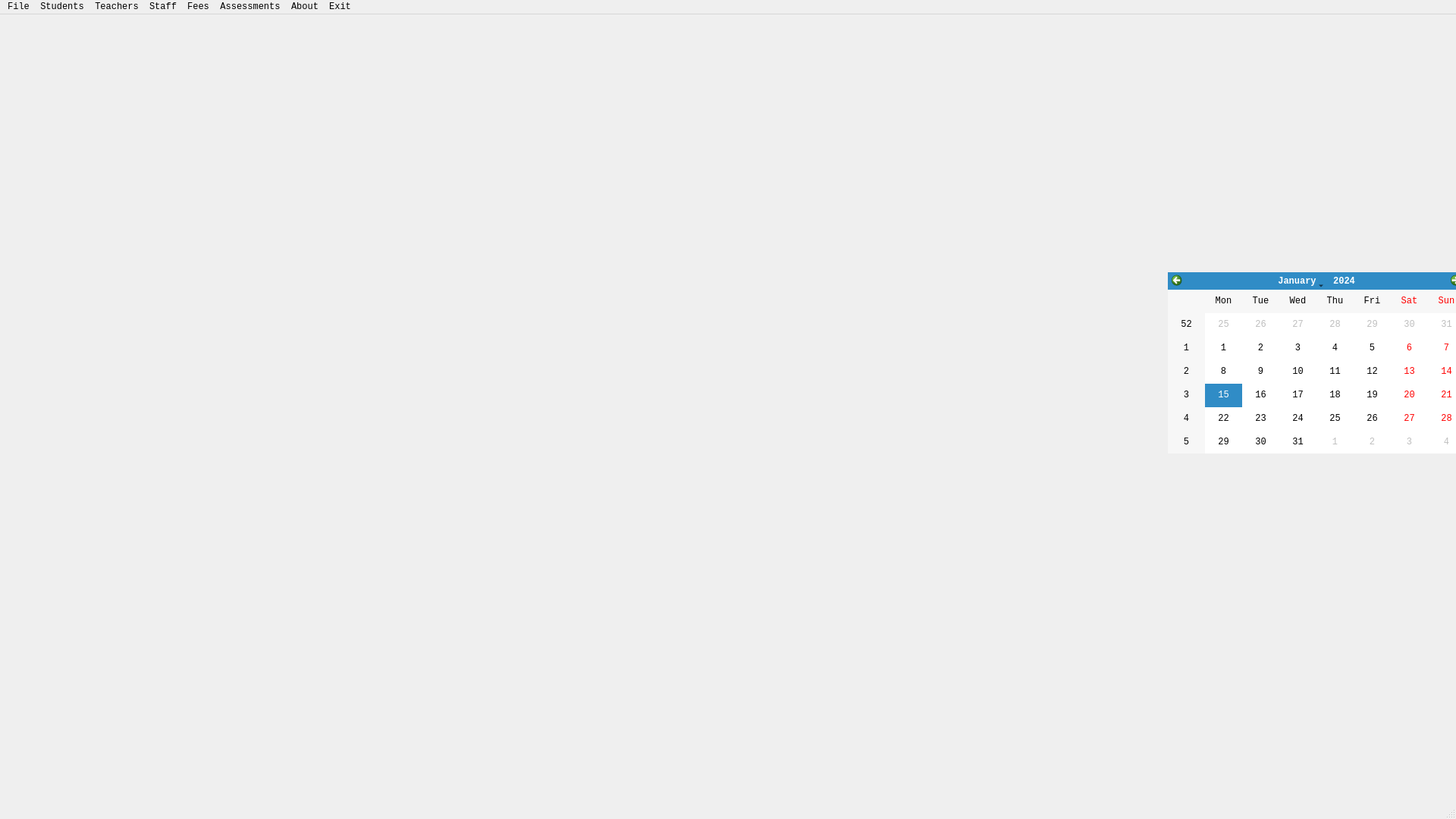
<?xml version="1.0" encoding="UTF-8"?>
<ui version="4.0">
 <class>SMS_Main_Interface</class>
 <widget class="QMainWindow" name="SMS_Main_Interface">
  <property name="geometry">
   <rect>
    <x>0</x>
    <y>0</y>
    <width>1920</width>
    <height>1080</height>
   </rect>
  </property>
  <property name="sizePolicy">
   <sizepolicy hsizetype="Expanding" vsizetype="Expanding">
    <horstretch>0</horstretch>
    <verstretch>0</verstretch>
   </sizepolicy>
  </property>
  <property name="minimumSize">
   <size>
    <width>1920</width>
    <height>1080</height>
   </size>
  </property>
  <property name="maximumSize">
   <size>
    <width>16777215</width>
    <height>16777215</height>
   </size>
  </property>
  <property name="font">
   <font>
    <family>Consolas</family>
   </font>
  </property>
  <property name="windowTitle">
   <string>School Management System</string>
  </property>
  <property name="windowIcon">
   <iconset resource="QRC_FILES/Main Interface/SMS_Main_I_Logo.qrc">
    <normaloff>:/LOGO/Pictures/Main_logo.jpg</normaloff>:/LOGO/Pictures/Main_logo.jpg</iconset>
  </property>
  <property name="styleSheet">
   <string notr="true"/>
  </property>
  <property name="toolButtonStyle">
   <enum>Qt::ToolButtonTextBesideIcon</enum>
  </property>
  <property name="documentMode">
   <bool>false</bool>
  </property>
  <property name="dockNestingEnabled">
   <bool>true</bool>
  </property>
  <widget class="QWidget" name="centralwidget">
   <widget class="QCalendarWidget" name="calendarWidget">
    <property name="geometry">
     <rect>
      <x>1540</x>
      <y>340</y>
      <width>392</width>
      <height>239</height>
     </rect>
    </property>
   </widget>
  </widget>
  <widget class="QStatusBar" name="statusbar"/>
  <widget class="QMenuBar" name="menubar">
   <property name="geometry">
    <rect>
     <x>0</x>
     <y>0</y>
     <width>1920</width>
     <height>26</height>
    </rect>
   </property>
   <widget class="QMenu" name="menuAdd_New_Student">
    <property name="font">
     <font>
      <family>Consolas</family>
      <pointsize>10</pointsize>
     </font>
    </property>
    <property name="tearOffEnabled">
     <bool>true</bool>
    </property>
    <property name="title">
     <string>File</string>
    </property>
    <property name="toolTipsVisible">
     <bool>true</bool>
    </property>
   </widget>
   <widget class="QMenu" name="menuStudent">
    <property name="title">
     <string>Students</string>
    </property>
    <addaction name="actionAdd_New_Student"/>
    <addaction name="separator"/>
    <addaction name="actionManage_Existing_Students"/>
    <addaction name="separator"/>
    <addaction name="actionUpdate_Student_Records"/>
   </widget>
   <widget class="QMenu" name="menuTeachers">
    <property name="title">
     <string>Teachers</string>
    </property>
    <addaction name="actionAdd_New_Teacher"/>
    <addaction name="separator"/>
    <addaction name="actionManage_Existing_Teachers"/>
    <addaction name="separator"/>
    <addaction name="actionUpdate_Teacher_Records"/>
   </widget>
   <widget class="QMenu" name="menuStaff">
    <property name="title">
     <string>Staff</string>
    </property>
   </widget>
   <widget class="QMenu" name="menuFees">
    <property name="title">
     <string>Fees</string>
    </property>
    <addaction name="actionAdd_New_Staff"/>
    <addaction name="separator"/>
    <addaction name="actionManage_Existing_Staff"/>
    <addaction name="separator"/>
    <addaction name="actionManage_Staff_Records"/>
   </widget>
   <widget class="QMenu" name="menuAssessmenets">
    <property name="title">
     <string>Assessments</string>
    </property>
    <addaction name="actionPrint_Report_Cards"/>
    <addaction name="actionManage_Assessments"/>
   </widget>
   <widget class="QMenu" name="menuAbout">
    <property name="title">
     <string>About</string>
    </property>
   </widget>
   <widget class="QMenu" name="menuExit">
    <property name="title">
     <string>Exit</string>
    </property>
   </widget>
   <addaction name="menuAdd_New_Student"/>
   <addaction name="menuStudent"/>
   <addaction name="menuTeachers"/>
   <addaction name="menuStaff"/>
   <addaction name="menuFees"/>
   <addaction name="menuAssessmenets"/>
   <addaction name="menuAbout"/>
   <addaction name="menuExit"/>
  </widget>
  <action name="actionAdd_New_Student">
   <property name="text">
    <string>Add New Student</string>
   </property>
  </action>
  <action name="actionManage_Existing_Students">
   <property name="text">
    <string>Manage Existing Students</string>
   </property>
  </action>
  <action name="actionAdd_New_Teacher">
   <property name="text">
    <string>Add New Teacher</string>
   </property>
  </action>
  <action name="actionManage_Existing_Teachers">
   <property name="text">
    <string>Manage Existing Teachers</string>
   </property>
  </action>
  <action name="actionAdd_New_Staff">
   <property name="text">
    <string>Add New Staff</string>
   </property>
  </action>
  <action name="actionManage_Existing_Staff">
   <property name="text">
    <string>Manage Existing Staff</string>
   </property>
  </action>
  <action name="actionManage_Staff_Records">
   <property name="text">
    <string>Manage Staff Records</string>
   </property>
  </action>
  <action name="actionPrint_Report_Cards">
   <property name="text">
    <string>Print Report Cards</string>
   </property>
  </action>
  <action name="actionManage_Assessments">
   <property name="text">
    <string>Manage Assessments</string>
   </property>
  </action>
  <action name="actionUpdate_Student_Records">
   <property name="text">
    <string>Update Student Records</string>
   </property>
  </action>
  <action name="actionUpdate_Teacher_Records">
   <property name="text">
    <string>Update Teacher Records</string>
   </property>
  </action>
 </widget>
 <resources>
  <include location="QRC_FILES/Main Interface/SMS_Main_I_Logo.qrc"/>
 </resources>
 <connections/>
</ui>
